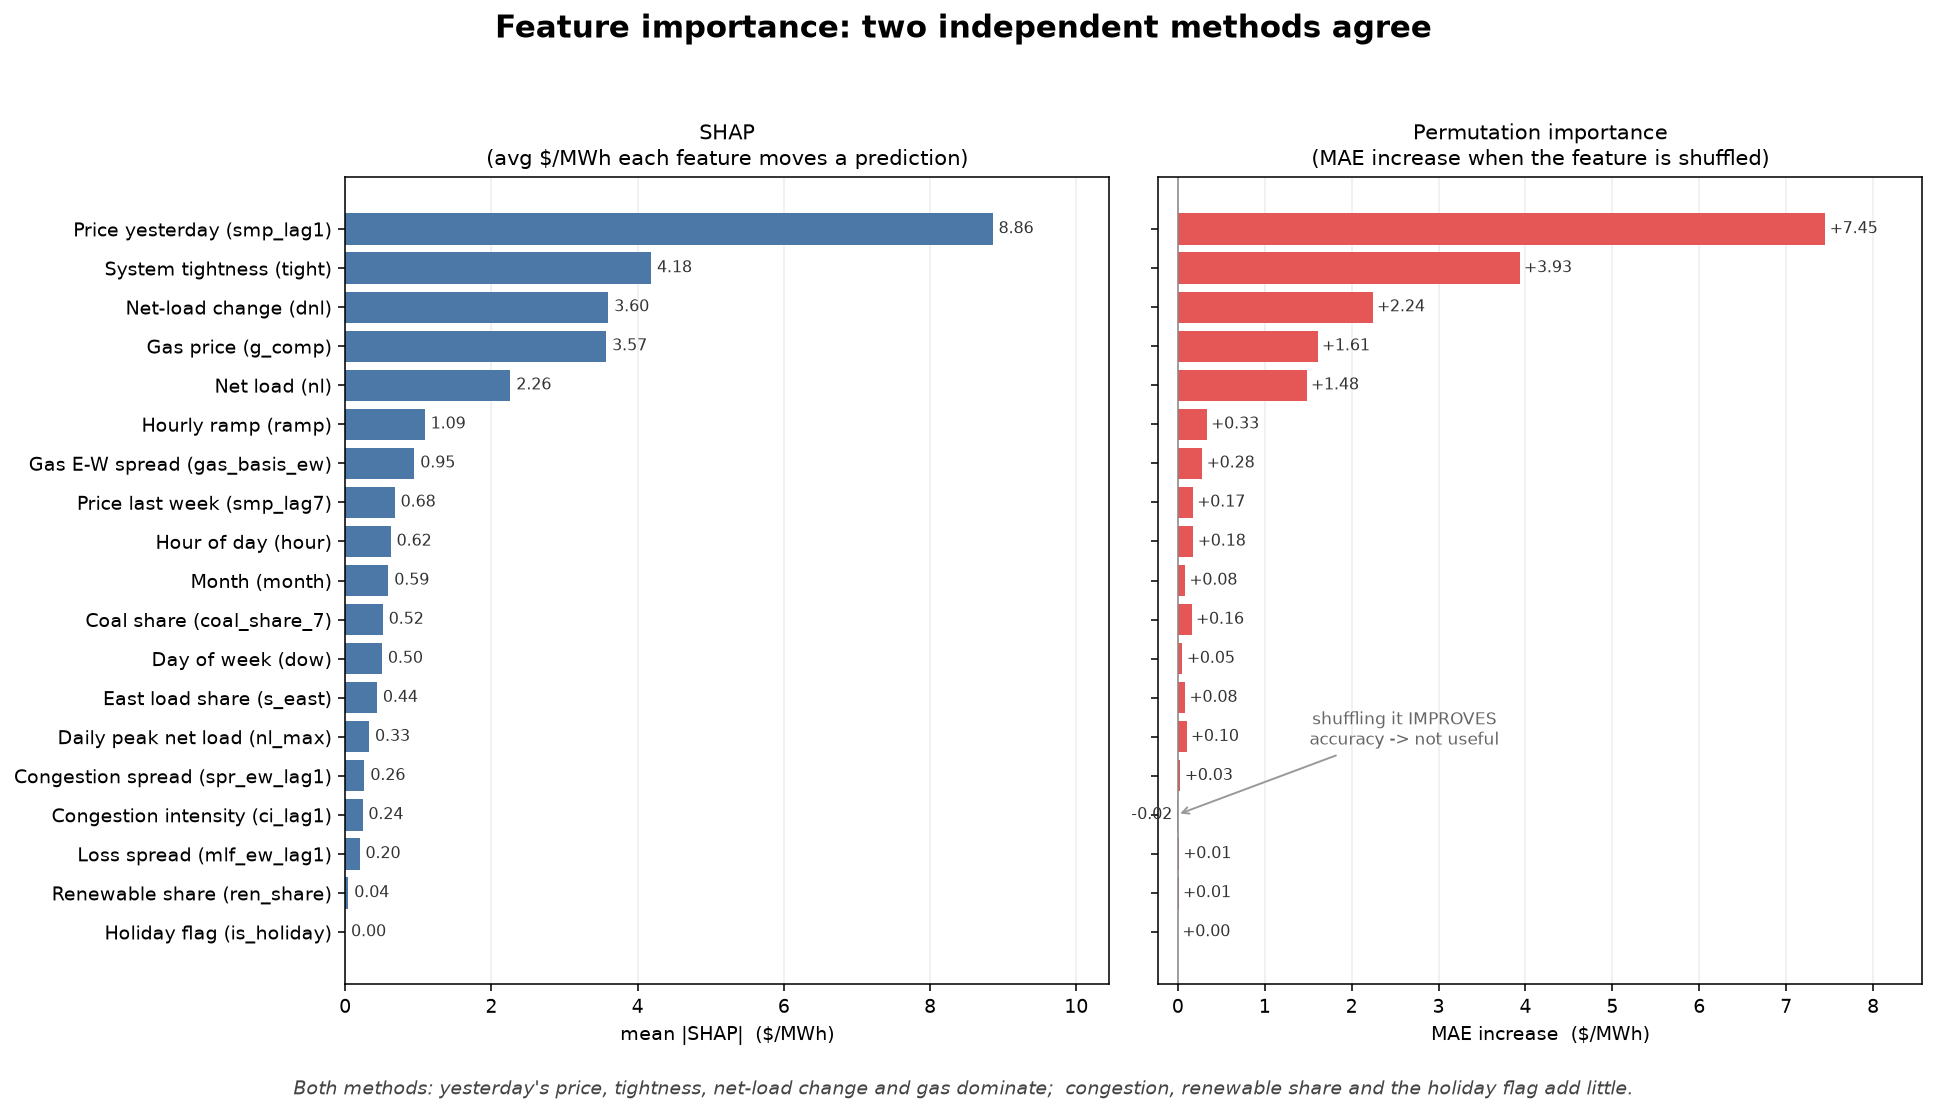

Recreate this plot in Python.
"""
Concise feature-importance summary for the presentation.

Two horizontal bar charts side by side, both sorted and sharing the same
feature order (by SHAP), so the eye can compare the two methods at a glance:

  LEFT  : mean |SHAP|          -> average $/MWh each feature moves a prediction
  RIGHT : permutation importance -> MAE increase ($/MWh) when the feature is shuffled

Reads:  outputs/explain/shap_importance.csv
        outputs/explain/permutation_importance.csv
Saves:  outputs/importance_summary.png
"""

from pathlib import Path

import matplotlib.pyplot as plt
import pandas as pd

HERE = Path(__file__).resolve().parent
EXPLAIN = HERE / "explain"

# readable labels for the slide
PRETTY = {
    "smp_lag1": "Price yesterday (smp_lag1)",
    "tight": "System tightness (tight)",
    "dnl": "Net-load change (dnl)",
    "g_comp": "Gas price (g_comp)",
    "nl": "Net load (nl)",
    "ramp": "Hourly ramp (ramp)",
    "gas_basis_ew": "Gas E-W spread (gas_basis_ew)",
    "smp_lag7": "Price last week (smp_lag7)",
    "hour": "Hour of day (hour)",
    "month": "Month (month)",
    "coal_share_7": "Coal share (coal_share_7)",
    "dow": "Day of week (dow)",
    "s_east": "East load share (s_east)",
    "nl_max": "Daily peak net load (nl_max)",
    "spr_ew_lag1": "Congestion spread (spr_ew_lag1)",
    "ci_lag1": "Congestion intensity (ci_lag1)",
    "mlf_ew_lag1": "Loss spread (mlf_ew_lag1)",
    "ren_share": "Renewable share (ren_share)",
    "is_holiday": "Holiday flag (is_holiday)",
}

# ----------------------------------------------------------------- load data
shap = pd.read_csv(EXPLAIN / "shap_importance.csv", index_col=0)["mean_abs_shap"]
perm = pd.read_csv(EXPLAIN / "permutation_importance.csv").set_index("feature")["mae_increase"]

# order by SHAP (descending); keep the same order on both panels
order = shap.sort_values(ascending=True).index.tolist()        # ascending -> largest on top with barh
shap = shap.reindex(order)
perm = perm.reindex(order)
labels = [PRETTY.get(f, f) for f in order]

C_SHAP = "#4C78A8"
C_PERM = "#E45756"
C_NEG = "#BAB0AC"

fig, (axL, axR) = plt.subplots(1, 2, figsize=(14, 8), sharey=True)
fig.suptitle("Feature importance: two independent methods agree",
             fontsize=16, fontweight="bold", y=0.98)

# ---- LEFT: SHAP ----
axL.barh(labels, shap.to_numpy(), color=C_SHAP)
axL.set_title("SHAP\n(avg $/MWh each feature moves a prediction)", fontsize=11)
axL.set_xlabel("mean |SHAP|  ($/MWh)")
for y, v in enumerate(shap.to_numpy()):
    axL.text(v + 0.08, y, f"{v:.2f}", va="center", fontsize=8, color="#333333")
axL.set_xlim(0, shap.max() * 1.18)
axL.grid(axis="x", color="#EEEEEE")
axL.set_axisbelow(True)

# ---- RIGHT: permutation (highlight the negative bar) ----
colors = [C_NEG if v < 0 else C_PERM for v in perm.to_numpy()]
axR.barh(labels, perm.to_numpy(), color=colors)
axR.set_title("Permutation importance\n(MAE increase when the feature is shuffled)", fontsize=11)
axR.set_xlabel("MAE increase  ($/MWh)")
for y, v in enumerate(perm.to_numpy()):
    off = 0.05 if v >= 0 else -0.05
    ha = "left" if v >= 0 else "right"
    axR.text(v + off, y, f"{v:+.2f}", va="center", ha=ha, fontsize=8, color="#333333")
axR.axvline(0, color="#888888", lw=0.8)
axR.set_xlim(perm.min() * 1.6 - 0.2, perm.max() * 1.15)
axR.grid(axis="x", color="#EEEEEE")
axR.set_axisbelow(True)

# annotate the one negative (actively unhelpful) feature
if (perm < 0).any():
    neg_feat = perm.idxmin()
    y_neg = order.index(neg_feat)
    axR.annotate("shuffling it IMPROVES\naccuracy -> not useful",
                 xy=(perm[neg_feat], y_neg), xytext=(perm.max() * 0.35, y_neg + 1.8),
                 fontsize=8.5, color="#666666", ha="center",
                 arrowprops=dict(arrowstyle="->", color="#999999", lw=1))

fig.text(0.5, 0.015,
         "Both methods: yesterday's price, tightness, net-load change and gas dominate;  "
         "congestion, renewable share and the holiday flag add little.",
         ha="center", fontsize=10, style="italic", color="#444444")

fig.tight_layout(rect=[0, 0.04, 1, 0.95])
out = HERE / "importance_summary.png"
fig.savefig(out, dpi=140, bbox_inches="tight")
print(f"saved {out}")
